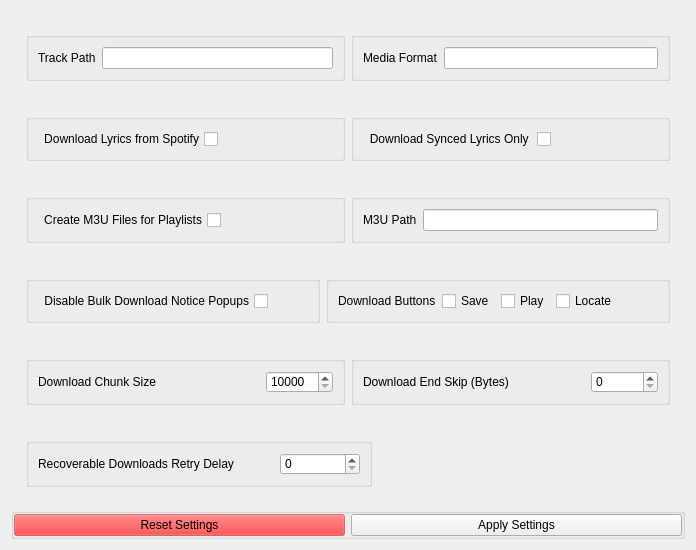
      <widget class="QWidget" name="advanced_settings">
       <property name="enabled">
        <bool>true</bool>
       </property>
       <attribute name="title">
        <string>Advanced Settings</string>
       </attribute>
       <layout class="QVBoxLayout" name="verticalLayout_12">
        <item>
         <widget class="QGroupBox" name="imput_adv_group">
          <property name="styleSheet">
           <string notr="true">QGroupBox #gb0, #gb1, #gb2, #gb3, #gb4, #gb5, #imput_adv_group {
     border: 0;
 } </string>
          </property>
          <property name="title">
           <string/>
          </property>
          <property name="flat">
           <bool>true</bool>
          </property>
          <layout class="QVBoxLayout" name="verticalLayout_11">
           <property name="leftMargin">
            <number>0</number>
           </property>
           <property name="topMargin">
            <number>0</number>
           </property>
           <property name="rightMargin">
            <number>0</number>
           </property>
           <property name="bottomMargin">
            <number>0</number>
           </property>
           <item>
            <widget class="QGroupBox" name="gb1">
             <property name="title">
              <string/>
             </property>
             <property name="flat">
              <bool>true</bool>
             </property>
             <layout class="QHBoxLayout" name="horizontalLayout">
              <item>
               <widget class="QGroupBox" name="groupBox_6">
                <property name="title">
                 <string/>
                </property>
                <property name="flat">
                 <bool>false</bool>
                </property>
                <layout class="QHBoxLayout" name="horizontalLayout_17">
                 <item>
                  <widget class="QLabel" name="lb_track_formatter">
                   <property name="text">
                    <string>Track Path</string>
                   </property>
                  </widget>
                 </item>
                 <item>
                  <widget class="QLineEdit" name="inp_track_formatter"/>
                 </item>
                </layout>
               </widget>
              </item>
              <item>
               <widget class="QGroupBox" name="groupBox_27">
                <property name="title">
                 <string/>
                </property>
                <layout class="QHBoxLayout" name="horizontalLayout_26">
                 <item>
                  <widget class="QLabel" name="lm_media_format">
                   <property name="text">
                    <string>Media Format</string>
                   </property>
                  </widget>
                 </item>
                 <item>
                  <widget class="QLineEdit" name="inp_media_format"/>
                 </item>
                </layout>
               </widget>
              </item>
             </layout>
            </widget>
           </item>
           <item>
            <widget class="QGroupBox" name="gb2">
             <property name="title">
              <string/>
             </property>
             <property name="flat">
              <bool>true</bool>
             </property>
             <layout class="QHBoxLayout" name="horizontalLayout_13">
              <item>
               <widget class="QGroupBox" name="group_lyrics_cfg_lyricsenable">
                <property name="title">
                 <string/>
                </property>
                <property name="flat">
                 <bool>false</bool>
                </property>
                <layout class="QHBoxLayout" name="horizontalLayout_33">
                 <item>
                  <widget class="QCheckBox" name="inp_enable_lyrics">
                   <property name="toolTip">
                    <string>&lt;html&gt;&lt;head/&gt;&lt;body&gt;&lt;p&gt;A premium account is required to download lyrics&lt;/p&gt;&lt;/body&gt;&lt;/html&gt;</string>
                   </property>
                   <property name="layoutDirection">
                    <enum>Qt::RightToLeft</enum>
                   </property>
                   <property name="text">
                    <string>Download Lyrics from Spotify</string>
                   </property>
                  </widget>
                 </item>
                 <item>
                  <spacer name="horizontalSpacer_10">
                   <property name="orientation">
                    <enum>Qt::Horizontal</enum>
                   </property>
                   <property name="sizeHint" stdset="0">
                    <size>
                     <width>40</width>
                     <height>20</height>
                    </size>
                   </property>
                  </spacer>
                 </item>
                </layout>
               </widget>
              </item>
              <item>
               <widget class="QGroupBox" name="group_lyrics_cfg_only_synced">
                <property name="title">
                 <string/>
                </property>
                <layout class="QHBoxLayout" name="horizontalLayout_34">
                 <item>
                  <widget class="QCheckBox" name="inp_only_synced_lyrics">
                   <property name="layoutDirection">
                    <enum>Qt::RightToLeft</enum>
                   </property>
                   <property name="text">
                    <string>Download Synced Lyrics Only </string>
                   </property>
                  </widget>
                 </item>
                 <item>
                  <spacer name="horizontalSpacer_11">
                   <property name="orientation">
                    <enum>Qt::Horizontal</enum>
                   </property>
                   <property name="sizeHint" stdset="0">
                    <size>
                     <width>40</width>
                     <height>20</height>
                    </size>
                   </property>
                  </spacer>
                 </item>
                </layout>
               </widget>
              </item>
             </layout>
            </widget>
           </item>
           <item>
            <widget class="QGroupBox" name="gb3">
             <property name="title">
              <string/>
             </property>
             <property name="flat">
              <bool>true</bool>
             </property>
             <layout class="QHBoxLayout" name="horizontalLayout_21">
              <item>
               <widget class="QGroupBox" name="group_playlist_cfg_m3u">
                <property name="title">
                 <string/>
                </property>
                <layout class="QHBoxLayout" name="horizontalLayout_42">
                 <item>
                  <widget class="QCheckBox" name="inp_create_playlists">
                   <property name="layoutDirection">
                    <enum>Qt::RightToLeft</enum>
                   </property>
                   <property name="text">
                    <string>Create M3U Files for Playlists</string>
                   </property>
                  </widget>
                 </item>
                 <item>
                  <spacer name="horizontalSpacer_14">
                   <property name="orientation">
                    <enum>Qt::Horizontal</enum>
                   </property>
                   <property name="sizeHint" stdset="0">
                    <size>
                     <width>40</width>
                     <height>20</height>
                    </size>
                   </property>
                  </spacer>
                 </item>
                </layout>
               </widget>
              </item>
              <item>
               <widget class="QGroupBox" name="group_playlist_cfg_format">
                <property name="title">
                 <string/>
                </property>
                <layout class="QHBoxLayout" name="horizontalLayout_43">
                 <item>
                  <widget class="QLabel" name="lb_playlist_name_formatter">
                   <property name="text">
                    <string>M3U Path</string>
                   </property>
                  </widget>
                 </item>
                 <item>
                  <widget class="QLineEdit" name="inp_playlist_name_formatter"/>
                 </item>
                </layout>
               </widget>
              </item>
             </layout>
            </widget>
           </item>
           <item>
            <widget class="QGroupBox" name="gb0">
             <property name="styleSheet">
              <string notr="true"/>
             </property>
             <property name="title">
              <string/>
             </property>
             <property name="flat">
              <bool>true</bool>
             </property>
             <layout class="QHBoxLayout" name="horizontalLayout_24">
              <item>
               <widget class="QGroupBox" name="groupBox_18">
                <property name="title">
                 <string/>
                </property>
                <layout class="QHBoxLayout" name="horizontalLayout_20">
                 <item>
                  <widget class="QCheckBox" name="inp_disable_bulk_popup">
                   <property name="layoutDirection">
                    <enum>Qt::RightToLeft</enum>
                   </property>
                   <property name="text">
                    <string>Disable Bulk Download Notice Popups</string>
                   </property>
                  </widget>
                 </item>
                 <item>
                  <spacer name="horizontalSpacer_3">
                   <property name="orientation">
                    <enum>Qt::Horizontal</enum>
                   </property>
                   <property name="sizeHint" stdset="0">
                    <size>
                     <width>40</width>
                     <height>20</height>
                    </size>
                   </property>
                  </spacer>
                 </item>
                </layout>
               </widget>
              </item>
              <item>
               <widget class="QGroupBox" name="groupBox_19">
                <property name="title">
                 <string/>
                </property>
                <property name="flat">
                 <bool>false</bool>
                </property>
                <layout class="QHBoxLayout" name="horizontalLayout_39">
                 <item>
                  <widget class="QLabel" name="lb_chunk_size_5">
                   <property name="text">
                    <string>Download Buttons</string>
                   </property>
                  </widget>
                 </item>
                 <item>
                  <widget class="QCheckBox" name="inp_download_save_btn">
                   <property name="text">
                    <string>Save</string>
                   </property>
                  </widget>
                 </item>
                 <item>
                  <widget class="QCheckBox" name="inp_download_play_btn">
                   <property name="text">
                    <string>Play</string>
                   </property>
                  </widget>
                 </item>
                 <item>
                  <widget class="QCheckBox" name="inp_download_locate_btn">
                   <property name="text">
                    <string>Locate</string>
                   </property>
                  </widget>
                 </item>
                 <item>
                  <spacer name="horizontalSpacer_5">
                   <property name="orientation">
                    <enum>Qt::Horizontal</enum>
                   </property>
                   <property name="sizeHint" stdset="0">
                    <size>
                     <width>40</width>
                     <height>20</height>
                    </size>
                   </property>
                  </spacer>
                 </item>
                </layout>
               </widget>
              </item>
             </layout>
            </widget>
           </item>
           <item>
            <widget class="QGroupBox" name="gb4">
             <property name="title">
              <string/>
             </property>
             <property name="flat">
              <bool>true</bool>
             </property>
             <layout class="QHBoxLayout" name="horizontalLayout_32">
              <item>
               <widget class="QGroupBox" name="groupBox_8">
                <property name="title">
                 <string/>
                </property>
                <property name="flat">
                 <bool>false</bool>
                </property>
                <layout class="QHBoxLayout" name="horizontalLayout_19">
                 <item>
                  <widget class="QLabel" name="lb_chunk_size">
                   <property name="text">
                    <string>Download Chunk Size</string>
                   </property>
                  </widget>
                 </item>
                 <item>
                  <spacer name="horizontalSpacer_2">
                   <property name="orientation">
                    <enum>Qt::Horizontal</enum>
                   </property>
                   <property name="sizeHint" stdset="0">
                    <size>
                     <width>40</width>
                     <height>20</height>
                    </size>
                   </property>
                  </spacer>
                 </item>
                 <item>
                  <widget class="QSpinBox" name="inp_chunk_size">
                   <property name="minimumSize">
                    <size>
                     <width>0</width>
                     <height>0</height>
                    </size>
                   </property>
                   <property name="minimum">
                    <number>10000</number>
                   </property>
                   <property name="maximum">
                    <number>10000000</number>
                   </property>
                  </widget>
                 </item>
                </layout>
               </widget>
              </item>
              <item>
               <widget class="QGroupBox" name="groupBox_23">
                <property name="title">
                 <string/>
                </property>
                <layout class="QHBoxLayout" name="horizontalLayout_23">
                 <item>
                  <widget class="QLabel" name="lb_dl_endskip">
                   <property name="text">
                    <string>Download End Skip (Bytes)</string>
                   </property>
                  </widget>
                 </item>
                 <item>
                  <spacer name="horizontalSpacer_15">
                   <property name="orientation">
                    <enum>Qt::Horizontal</enum>
                   </property>
                   <property name="sizeHint" stdset="0">
                    <size>
                     <width>40</width>
                     <height>20</height>
                    </size>
                   </property>
                  </spacer>
                 </item>
                 <item>
                  <widget class="QSpinBox" name="inp_dl_endskip">
                   <property name="minimumSize">
                    <size>
                     <width>0</width>
                     <height>0</height>
                    </size>
                   </property>
                   <property name="maximum">
                    <number>999999999</number>
                   </property>
                  </widget>
                 </item>
                </layout>
               </widget>
              </item>
             </layout>
            </widget>
           </item>
           <item>
            <widget class="QGroupBox" name="gb5">
             <property name="title">
              <string/>
             </property>
             <property name="flat">
              <bool>true</bool>
             </property>
             <layout class="QHBoxLayout" name="horizontalLayout_41">
              <item>
               <widget class="QGroupBox" name="groupBox_22">
                <property name="title">
                 <string/>
                </property>
                <property name="flat">
                 <bool>false</bool>
                </property>
                <layout class="QHBoxLayout" name="horizontalLayout_22">
                 <item>
                  <widget class="QLabel" name="lb_max_recdl_delay">
                   <property name="text">
                    <string>Recoverable Downloads Retry Delay</string>
                   </property>
                  </widget>
                 </item>
                 <item>
                  <spacer name="horizontalSpacer_4">
                   <property name="orientation">
                    <enum>Qt::Horizontal</enum>
                   </property>
                   <property name="sizeHint" stdset="0">
                    <size>
                     <width>40</width>
                     <height>20</height>
                    </size>
                   </property>
                  </spacer>
                 </item>
                 <item>
                  <widget class="QSpinBox" name="inp_max_recdl_delay">
                   <property name="minimumSize">
                    <size>
                     <width>80</width>
                     <height>0</height>
                    </size>
                   </property>
                   <property name="maximum">
                    <number>999999</number>
                   </property>
                  </widget>
                 </item>
                </layout>
               </widget>
              </item>
              <item>
               <spacer name="horizontalSpacer_16">
                <property name="orientation">
                 <enum>Qt::Horizontal</enum>
                </property>
                <property name="sizeHint" stdset="0">
                 <size>
                  <width>40</width>
                  <height>20</height>
                 </size>
                </property>
               </spacer>
              </item>
             </layout>
            </widget>
           </item>
          </layout>
         </widget>
        </item>
        <item>
         <widget class="QGroupBox" name="groupBox_24">
          <property name="minimumSize">
           <size>
            <width>0</width>
            <height>0</height>
           </size>
          </property>
          <property name="maximumSize">
           <size>
            <width>16777215</width>
            <height>50</height>
           </size>
          </property>
          <property name="title">
           <string/>
          </property>
          <property name="flat">
           <bool>true</bool>
          </property>
          <layout class="QHBoxLayout" name="horizontalLayout_30">
           <property name="leftMargin">
            <number>0</number>
           </property>
           <property name="topMargin">
            <number>0</number>
           </property>
           <property name="rightMargin">
            <number>0</number>
           </property>
           <property name="bottomMargin">
            <number>0</number>
           </property>
           <item>
            <widget class="QPushButton" name="btn_seset_config">
             <property name="minimumSize">
              <size>
               <width>0</width>
               <height>0</height>
              </size>
             </property>
             <property name="styleSheet">
              <string notr="true">background-color: rgba(255, 0, 0, 100);</string>
             </property>
             <property name="text">
              <string>Reset Settings</string>
             </property>
            </widget>
           </item>
           <item>
            <widget class="QPushButton" name="btn_save_adv_config">
             <property name="minimumSize">
              <size>
               <width>0</width>
               <height>0</height>
              </size>
             </property>
             <property name="text">
              <string>Apply Settings</string>
             </property>
            </widget>
           </item>
          </layout>
         </widget>
        </item>
       </layout>
      </widget>
